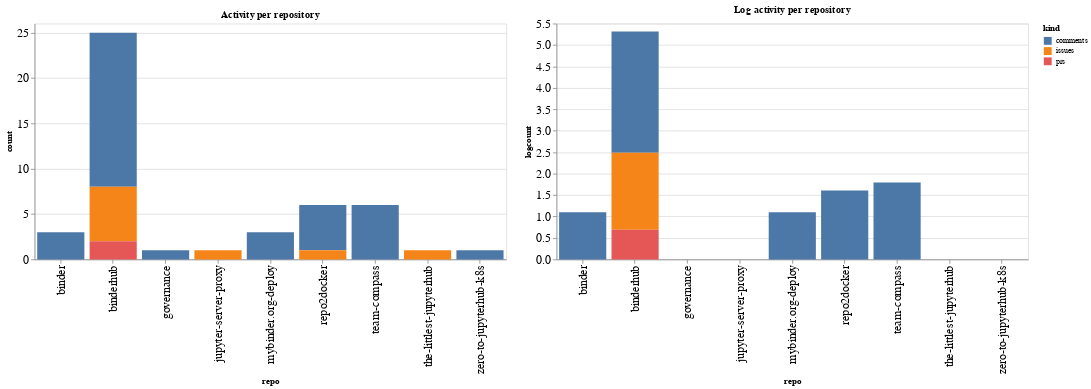

Here is the notebook cell this chart was saved with:
### Code cell
ch1 = alt.Chart(repo_summaries, width=600, title="Activity per repository").mark_bar().encode(
    x='repo',
    y='count',
    color='kind',
    tooltip="kind"
)

ch2 = alt.Chart(repo_summaries, width=600, title="Log activity per repository").mark_bar().encode(
    x='repo',
    y='logcount',
    color='kind',
    tooltip="kind"
)

ch1 | ch2

### Figure 1 — Vega-Lite specification as saved in the notebook (floating-point values rounded to 4 significant figures)
{"config": {"axisLeft": {"labelFontSize": 15}, "axisBottom": {"labelFontSize": 15}}, "hconcat": [{"mark": "bar", "encoding": {"color": {"type": "nominal", "field": "kind"}, "tooltip": {"type": "nominal", "field": "kind"}, "x": {"type": "nominal", "field": "repo"}, "y": {"type": "quantitative", "field": "count"}}, "title": "Activity per repository", "width": 600}, {"mark": "bar", "encoding": {"color": {"type": "nominal", "field": "kind"}, "tooltip": {"type": "nominal", "field": "kind"}, "x": {"type": "nominal", "field": "repo"}, "y": {"type": "quantitative", "field": "logcount"}}, "title": "Log activity per repository", "width": 600}], "data": {"name": "data-aea2d4e50a39d5bbfec630c6db8dbfdb"}, "$schema": "https://vega.github.io/schema/vega-lite/v4.8.1.json", "datasets": {"data-aea2d4e50a39d5bbfec630c6db8dbfdb": [{"repo": "binder", "kind": "comments", "count": 3, "logcount": 1.099}, {"repo": "binderhub", "kind": "comments", "count": 17, "logcount": 2.833}, {"repo": "binderhub", "kind": "issues", "count": 6, "logcount": 1.792}, {"repo": "binderhub", "kind": "prs", "count": 2, "logcount": 0.6931}, {"repo": "governance", "kind": "comments", "count": 1, "logcount": 0.0}, {"repo": "jupyter-server-proxy", "kind": "issues", "count": 1, "logcount": 0.0}, {"repo": "mybinder.org-deploy", "kind": "comments", "count": 3, "logcount": 1.099}, {"repo": "repo2docker", "kind": "comments", "count": 5, "logcount": 1.609}, {"repo": "repo2docker", "kind": "issues", "count": 1, "logcount": 0.0}, {"repo": "team-compass", "kind": "comments", "count": 6, "logcount": 1.792}, {"repo": "the-littlest-jupyterhub", "kind": "issues", "count": 1, "logcount": 0.0}, {"repo": "zero-to-jupyterhub-k8s", "kind": "comments", "count": 1, "logcount": 0.0}]}}
